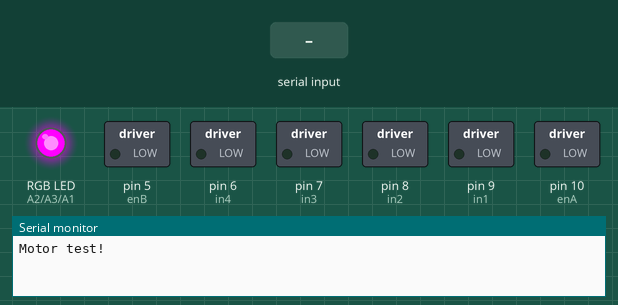
This sketch was run on a simulated Arduino Uno, built with avr-gcc and run on an emulated ATmega328P. Shown: switched loads named in the sketch (green lamp = pin HIGH), an RGB LED mixed from three pins (HIGH = lit), the last lines printed to the serial monitor. The test bench sets the inputs (shaded band).

Above: at 1.2 s.
1.3 s: "F" received over Serial
At 2.1 s:
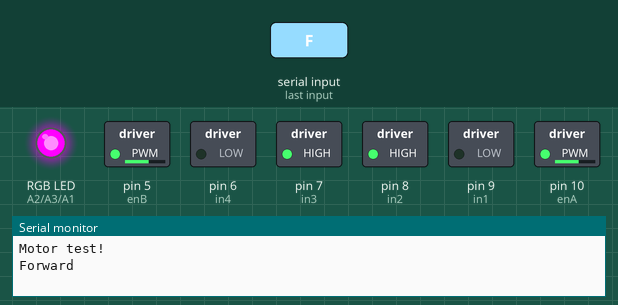
2.8 s: "S" received over Serial
At 3.3 s:
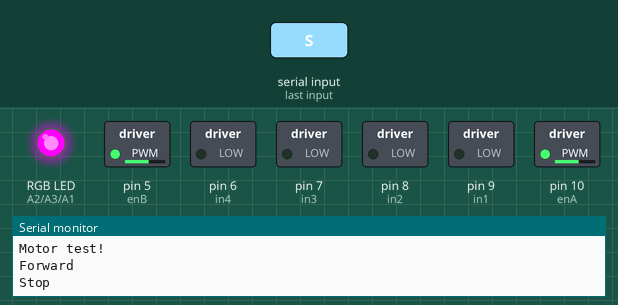
4.3 s: "B" received over Serial
At 5.5 s:
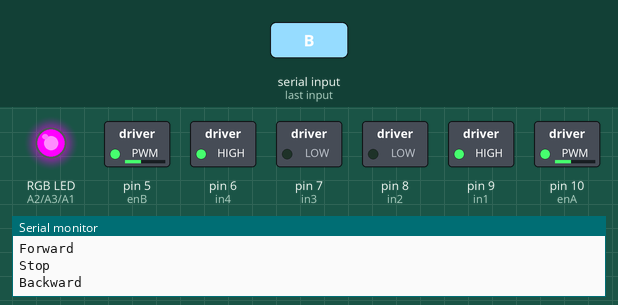
5.8 s: "R" received over Serial
At 6.8 s:
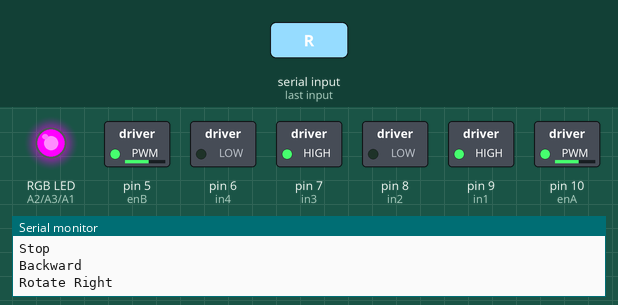
7.3 s: "L" received over Serial
At 7.9 s:
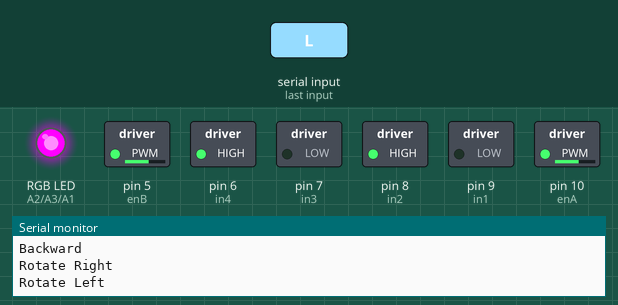
8.8 s: "W" received over Serial
At 10.2 s:
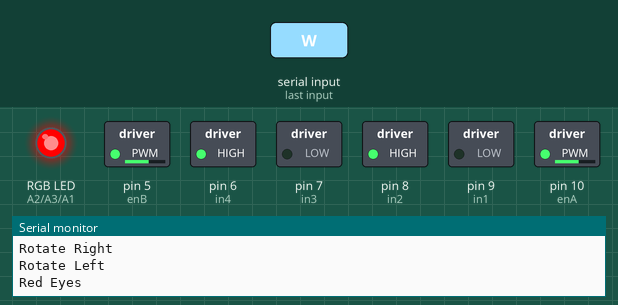
Timing chart, 0 to 11.3 s (numbered marks = the images above; inputs shaded):
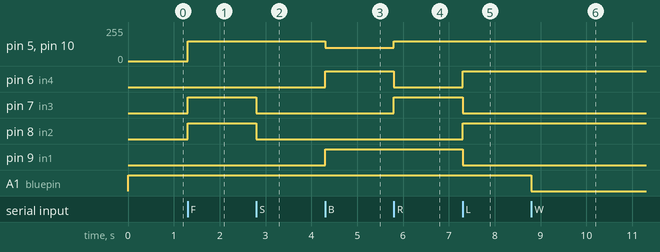

The sketch:

bluetooth-Control.ino
```cpp
int incomingByte = 0;
#include <SoftwareSerial.h>
int enA = 10;//right motor (robot's right)
int in1 = 9;
int in2 = 8;

int enB = 5;//left motor (robot's left)
int in3 = 7;
int in4 = 6;


int bluepin=A1; //define RGB LED pins
int redpin=A2;
int greenpin=A3;

int speed = 150; //change speed here, can range from 0 to 255.


void setup()
{

RGB(255,0,255);//blue

Serial.begin(9600); //Use serial monitor at 9600 for debugging and controlling from computer
Serial.println("Motor test!");

  pinMode(enA, OUTPUT);
  pinMode(enB, OUTPUT);
  pinMode(in1, OUTPUT);
  pinMode(in2, OUTPUT);
  pinMode(in3, OUTPUT);
  pinMode(in4, OUTPUT);

}


void left()
{
  digitalWrite(in1, LOW);
  digitalWrite(in2, HIGH);

  analogWrite(enA, speed);

  digitalWrite(in3, LOW);
  digitalWrite(in4, HIGH);

  analogWrite(enB, speed);
}

void right()
{

  digitalWrite(in1, HIGH);
  digitalWrite(in2, LOW);

  analogWrite(enA, speed);

  digitalWrite(in3, HIGH);
  digitalWrite(in4, LOW);

  analogWrite(enB, speed);
}

void forward()
{
  digitalWrite(in1, LOW);
  digitalWrite(in2, HIGH);

  analogWrite(enA, speed);

  digitalWrite(in3, HIGH);
  digitalWrite(in4, LOW);

  analogWrite(enB, speed);
}

void backward()
{

  digitalWrite(in1, HIGH);
  digitalWrite(in2, LOW);

  analogWrite(enA, 100);

  digitalWrite(in3, LOW);
  digitalWrite(in4, HIGH);

  analogWrite(enB, 100);
}

void stop()
{
  digitalWrite(in1, LOW);
  digitalWrite(in2, LOW);
  digitalWrite(in3, LOW);
  digitalWrite(in4, LOW);
}

void RGB (int R, int G, int B){

    analogWrite(redpin,R);
    analogWrite(greenpin,G);
    analogWrite(bluepin,B);
}

void loop()
{


    if (Serial.available() > 0) {
    incomingByte = Serial.read();
    }


 switch(incomingByte)
  {
     case 'S':

      { stop();
       Serial.println("Stop\n");
       incomingByte='*';}

     break;

     case 'F':

     {  forward();

       Serial.println("Forward\n");
       incomingByte='*';}
     break;

      case 'B':

    {   backward();

       Serial.println("Backward\n");
       incomingByte='*';}
     break;

     case 'R':

     {
       right();
       Serial.println("Rotate Right\n");
       incomingByte='*';}
     break;


       case 'L':

      {
       left();
       Serial.println("Rotate Left\n");
       incomingByte='*';}
     break;

     case 'W':

      {
       RGB(255,0,0);//red
       Serial.println("Red Eyes");
       incomingByte='*';}
     break;

    case 'V':

      {
       RGB(0,255,0);//green
       Serial.println("Green Eyes");
       incomingByte='*';}
     break;
  }

}
```

Measured:
- after the input at 1.3 s, pin 5 (enB), pin 10 (enA): 0/255 → 150/255 at once; pin 7 (in3), pin 8 (in2): LOW → HIGH at once
- after the input at 2.8 s, pin 7 (in3), pin 8 (in2): HIGH → LOW at once
- after the input at 4.3 s, pin 5 (enB), pin 10 (enA): 150/255 → 100/255 at once; pin 6 (in4), pin 9 (in1): LOW → HIGH at once
- after the input at 5.8 s, pin 5 (enB), pin 10 (enA): 100/255 → 150/255 at once; pin 6 (in4): HIGH → LOW at once; pin 7 (in3): LOW → HIGH at once
- after the input at 7.3 s, pin 6 (in4), pin 8 (in2): LOW → HIGH at once; pin 7 (in3), pin 9 (in1): HIGH → LOW at once
- after the input at 8.8 s, A1 (bluepin): HIGH → LOW at once
